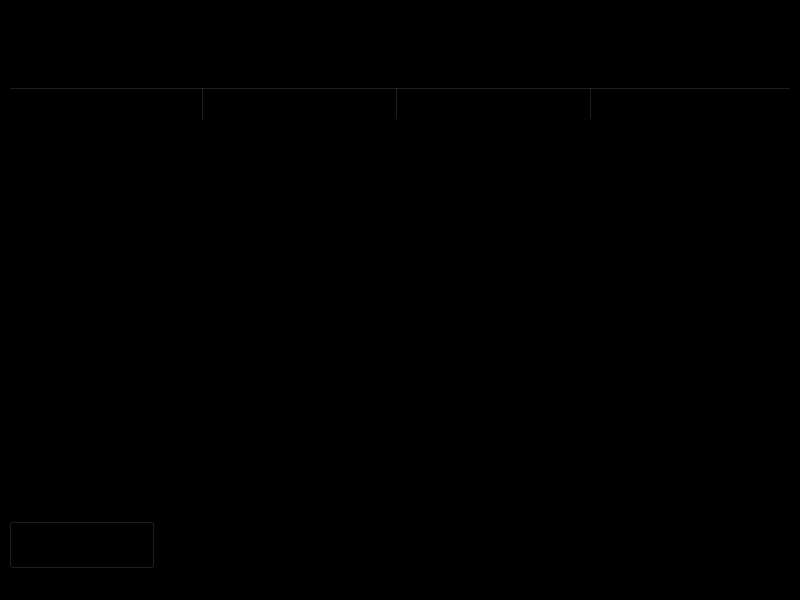
<?xml version="1.0" encoding="UTF-8"?>
<ui version="4.0">
 <class>MainWindow</class>
 <widget class="QMainWindow" name="MainWindow">
  <property name="geometry">
   <rect>
    <x>0</x>
    <y>0</y>
    <width>800</width>
    <height>600</height>
   </rect>
  </property>
  <property name="windowTitle">
   <string>MainWindow</string>
  </property>
  <property name="styleSheet">
   <string notr="true">background-color: black;</string>
  </property>
  <widget class="QWidget" name="centralwidget">
   <layout class="QGridLayout" name="gridLayout">
    <item row="0" column="0" colspan="2">
     <widget class="QLabel" name="label">
      <property name="font">
       <font>
        <pointsize>48</pointsize>
        <weight>75</weight>
        <bold>true</bold>
       </font>
      </property>
      <property name="text">
       <string>Selling  </string>
      </property>
     </widget>
    </item>
    <item row="2" column="1">
     <spacer name="horizontalSpacer">
      <property name="orientation">
       <enum>Qt::Horizontal</enum>
      </property>
      <property name="sizeHint" stdset="0">
       <size>
        <width>575</width>
        <height>20</height>
       </size>
      </property>
     </spacer>
    </item>
    <item row="2" column="0">
     <widget class="QPushButton" name="pushButton_back">
      <property name="font">
       <font>
        <pointsize>26</pointsize>
        <weight>75</weight>
        <bold>true</bold>
       </font>
      </property>
      <property name="styleSheet">
       <string notr="true"/>
      </property>
      <property name="text">
       <string>      &lt;      </string>
      </property>
     </widget>
    </item>
    <item row="1" column="0" colspan="2">
     <widget class="QTableWidget" name="tableWidget">
      <property name="autoFillBackground">
       <bool>false</bool>
      </property>
      <property name="styleSheet">
       <string notr="true">background-color: black;</string>
      </property>
      <attribute name="horizontalHeaderCascadingSectionResizes">
       <bool>false</bool>
      </attribute>
      <attribute name="horizontalHeaderDefaultSectionSize">
       <number>194</number>
      </attribute>
      <attribute name="horizontalHeaderStretchLastSection">
       <bool>true</bool>
      </attribute>
      <column>
       <property name="text">
        <string>Image</string>
       </property>
       <property name="font">
        <font>
         <pointsize>18</pointsize>
         <weight>75</weight>
         <bold>true</bold>
        </font>
       </property>
       <property name="textAlignment">
        <set>AlignHCenter|AlignTop</set>
       </property>
      </column>
      <column>
       <property name="text">
        <string>Item</string>
       </property>
       <property name="font">
        <font>
         <pointsize>18</pointsize>
         <weight>75</weight>
         <bold>true</bold>
        </font>
       </property>
       <property name="textAlignment">
        <set>AlignHCenter|AlignTop</set>
       </property>
      </column>
      <column>
       <property name="text">
        <string>Price</string>
       </property>
       <property name="font">
        <font>
         <pointsize>18</pointsize>
         <weight>75</weight>
         <bold>true</bold>
        </font>
       </property>
       <property name="textAlignment">
        <set>AlignHCenter|AlignTop</set>
       </property>
      </column>
      <column>
       <property name="text">
        <string>Description </string>
       </property>
       <property name="font">
        <font>
         <pointsize>16</pointsize>
         <weight>75</weight>
         <bold>true</bold>
        </font>
       </property>
       <property name="textAlignment">
        <set>AlignHCenter|AlignTop</set>
       </property>
      </column>
     </widget>
    </item>
   </layout>
  </widget>
  <widget class="QMenuBar" name="menubar">
   <property name="geometry">
    <rect>
     <x>0</x>
     <y>0</y>
     <width>800</width>
     <height>30</height>
    </rect>
   </property>
  </widget>
  <widget class="QStatusBar" name="statusbar"/>
 </widget>
 <resources/>
 <connections/>
</ui>
